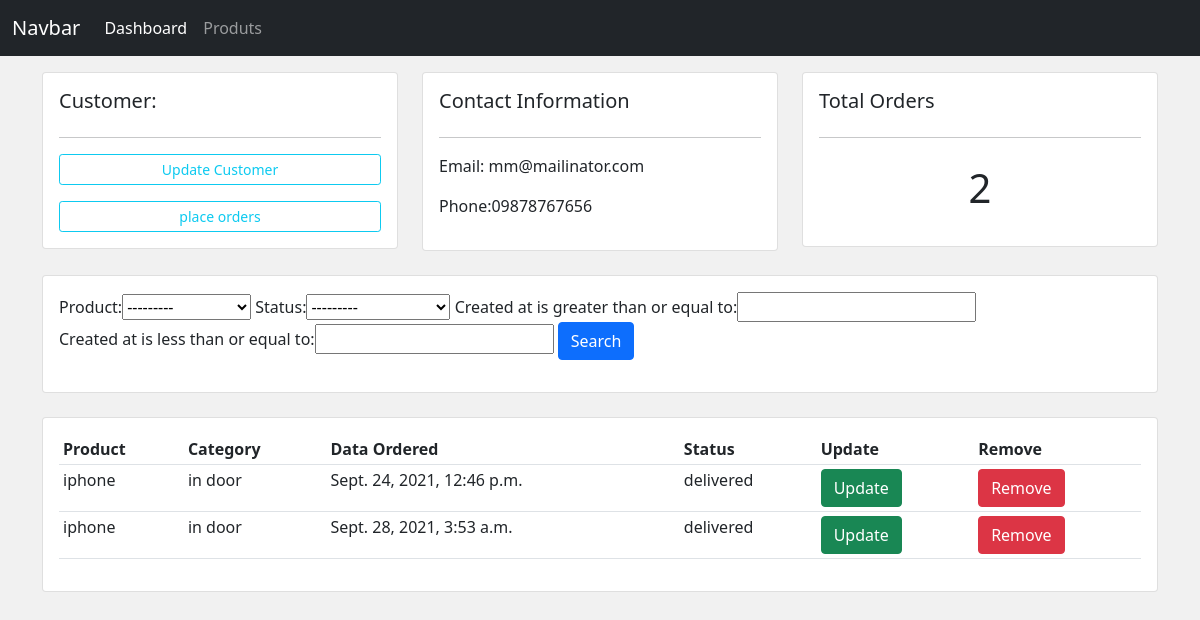
Before: /customers/1 with the older database file.
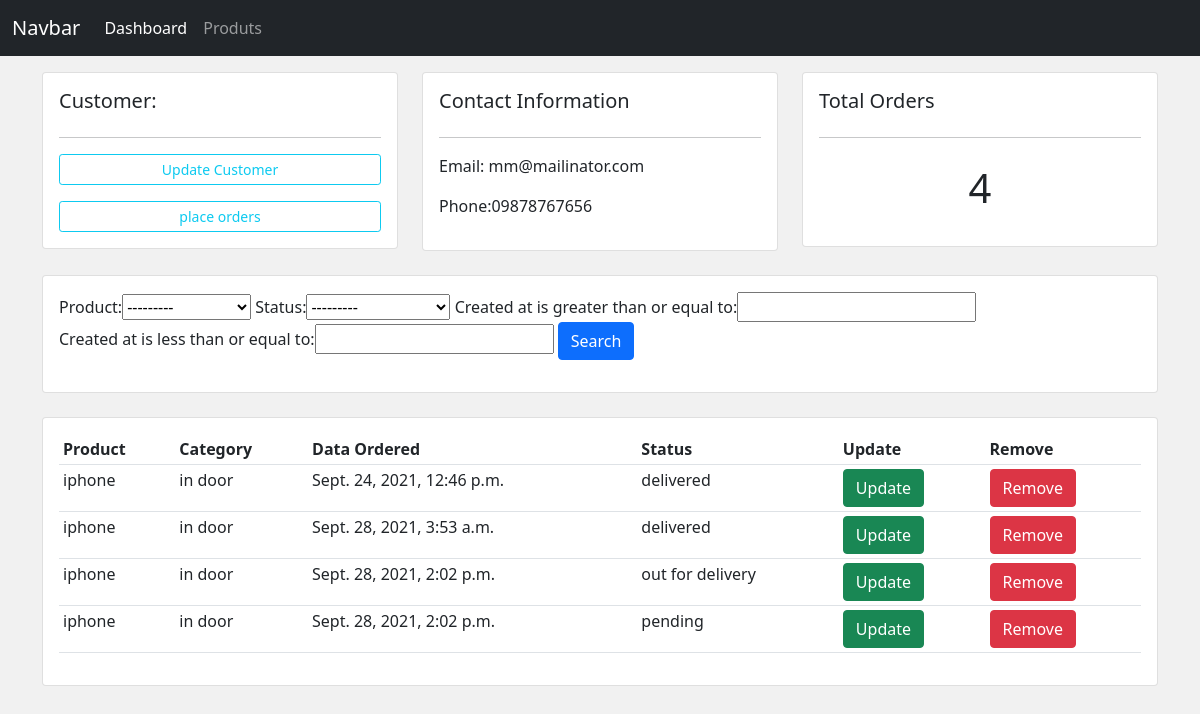
After: the same page with the newer database file.
### accounts/models.py (models this page shows, shortened)
class Order(models.Model):
    status=(
        ('pending','Pending'),
        ('out for delivery','Out For Delivery'),
        ('delivered','Delivered')
    )
    customer=models.ForeignKey(Customer,null=True,on_delete=models.SET_NULL)
    product=models.ForeignKey(Product,null=True,on_delete=models.SET_NULL)
    created_at=models.DateTimeField(auto_now_add=True)
    status=models.CharField(max_length=200,null=True,choices=status)

class Product(models.Model):
    category=(
        ('indoor','In Door'),
        ('outdoor','Out Door')
    )
    name=models.CharField(max_length=200,null=True)
    price=models.FloatField(null=True)
    category=models.CharField(max_length=200,null=True,choices=category)
    description=models.CharField(max_length=200,null=True,blank=True)
    created_at=models.DateTimeField(auto_now_add=True)
    tags=models.ManyToManyField(Tag)
    def __str__(self):
        return self.name

### accounts/views.py (the view)
# urls.py: path('customers/<int:id>', views.customers,name='customers.show'),
def customers(request,id):
    customer=Customer.objects.get(id=id)
    orders=customer.order_set.all()
    order_count=orders.count()
    filterObj=OrderFilter(request.GET,queryset=orders)
    orders=filterObj.qs
    return render(request,'accounts/customers.html',{
        'customer':customer,
        'orders':orders,
        'order_count':order_count,
        'filterObj':filterObj
    })

### accounts/templates/accounts/customers.html
{% extends 'accounts/master.html' %}
{% block content %}
<div class="row">
    <div class="col-md">
        <div class="card card-body">
            <h5>Customer:</h5>
            <hr>
            <a class="btn btn-outline-info btn-sm btn-block" href="">Update
            Customer</a>
            <a class="btn btn-outline-info mt-3 btn-sm btn-block" href="{% url 'order.create' customer.id %}">
            place orders</a>
        </div>
    </div>
    <div class="col-md">
        <div class="card card-body">
            <h5>Contact Information</h5>
            <hr>
            <p>Email: {{customer.email}}</p>
            <p>Phone:{{customer.phone}}</p>
        </div>
    </div>
    <div class="col-md">
        <div class="card card-body">
            <h5>Total Orders</h5>
            <hr>
            <h1 style="text-align: center; padding: 10px">{{order_count}}</h1>
        </div>
    </div>
</div>
<br>
<div class="row">
    <div class="col">
        <div class="card card-body">
            <form method="get">
                {{filterObj.form}}
                <button class="btn btn-primary" type="submit">Search
                </button>
            </form>
        </div>
    </div>
</div>
<br>
<div class="row">
    <div class="col-md">
        <div class="card card-body">
            <table class="table table-sm">
                <tr>
                    <th>Product</th>
                    <th>Category</th>
                    <th>Data Ordered</th>
                    <th>Status</th>
                    <th>Update</th>
                    <th>Remove</th>
                </tr>
                {% for order in orders %}
                    <tr>
                        <td>{{order.product.name}}</td>
                        <td>{{order.product.category}}</td>
                        <td>{{order.created_at}}</td>
                        <td>{{order.status}}</td>
                        <td><a href="{% url 'order.update' order.id %}" class="btn btn-success">Update</a></td>
                        <td><a href="{% url 'order.delete' order.id %}" class="btn btn-danger">Remove</a></td>
                    </tr>
                {% endfor %}
            </table>
        </div>
    </div>
</div>
{% endblock content %}

Changed rows visible on the page:
added Order: product.name "iphone", product.category "in door", created_at "Sept. 28, 2021, 2:02 p.m.", status "out for delivery"
added Order: product.name "iphone", product.category "in door", created_at "Sept. 28, 2021, 2:02 p.m.", status "pending"
Other visible differences:
{{ order_count }}: "2" → "4"
